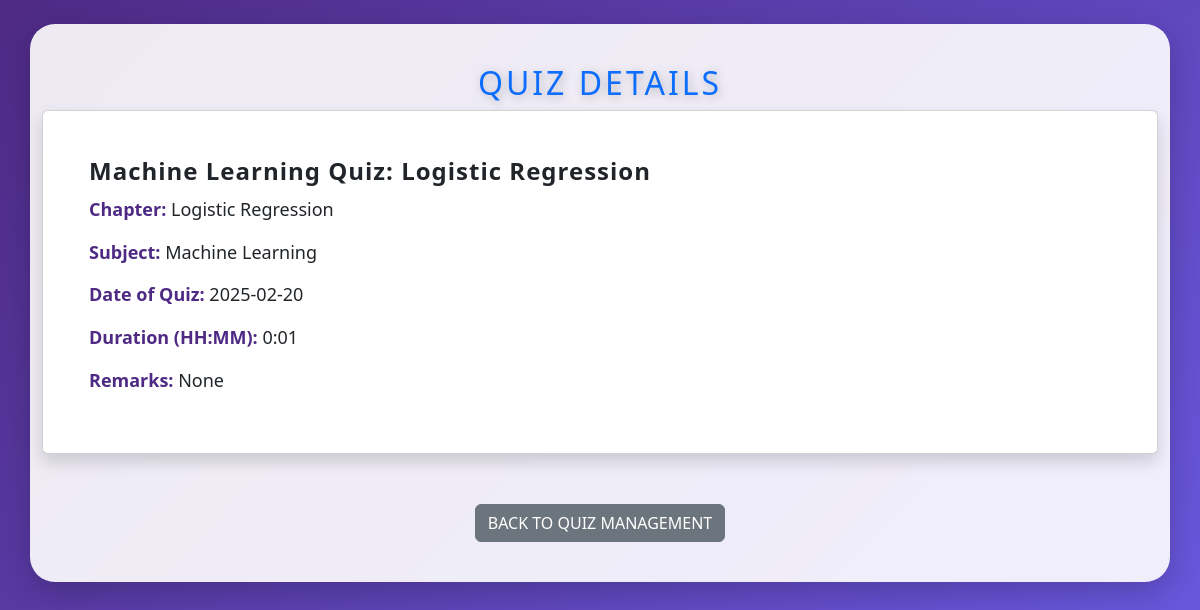
The app's page /quiz/1 with its own data.
### models/models.py (models this page shows, shortened)
class Subject(db.Model):
    id=db.Column(db.Integer, primary_key=True)
    name=db.Column(db.String(100), unique=True, nullable=False)
    description=db.Column(db.Text)
    chapters=db.relationship('Chapter', backref='subject', lazy=True)

class Chapter(db.Model):
    id=db.Column(db.Integer, primary_key=True)
    name=db.Column(db.String(100), nullable=False)
    description=db.Column(db.Text)
    subject_id=db.Column(db.Integer, db.ForeignKey('subject.id'), nullable=False)
    quizzes=db.relationship('Quiz', backref='chapter', lazy=True)

class Quiz(db.Model):
    id=db.Column(db.Integer, primary_key=True)
    chapter_id=db.Column(db.Integer, db.ForeignKey('chapter.id'), nullable=False)
    date_of_quiz=db.Column(db.Date)
    time_duration=db.Column(db.String(10))
    remarks=db.Column(db.Text)
    questions=db.relationship('Questions', backref='quiz', lazy=True)
    scores=db.relationship('Scores', backref='quiz', lazy=True)

### app.py (the view)
@app.route('/quiz/<int:quiz_id>')
def quiz_details(quiz_id):
    quiz = db.session.query(
        Quiz.id,
        Quiz.date_of_quiz,
        Quiz.time_duration,
        Quiz.remarks,
        Chapter.name.label("chapter_name"),
        Subject.name.label("subject_name")
    ).join(Chapter, Quiz.chapter_id == Chapter.id) \
     .join(Subject, Chapter.subject_id == Subject.id) \
     .filter(Quiz.id == quiz_id) \
     .first()
    if not quiz:
        flash("Quiz not found!", "danger")
        return redirect(url_for('quiz_management'))
    return render_template('quiz_details.html', quiz=quiz)

### templates/quiz_details.html (shortened to what this page needs)
<!DOCTYPE html>
<html lang="en">
<head>
    <link rel="stylesheet" href="{{ url_for('static', filename='css/quiz_info.css') }}">
    <link href="https://cdn.jsdelivr.net/npm/bootstrap@5.3.0/dist/css/bootstrap.min.css" rel="stylesheet">
</head>
<body>
<div class="container mt-4">
    <h2 class="text-center text-primary">Quiz Details</h2>
    <div class="card shadow">
        <div class="card-body">
            <h4 class="card-title">{{ quiz.subject_name }} Quiz: {{ quiz.chapter_name }}</h4>
            <p><strong>Chapter:</strong> {{ quiz.chapter_name }}</p>
            <p><strong>Subject:</strong> {{ quiz.subject_name }}</p>
            <p><strong>Date of Quiz:</strong> {{ quiz.date_of_quiz }}</p>
            <p><strong>Duration (HH:MM):</strong> {{ quiz.time_duration }}</p>
            {% if quiz.remarks %}
                <p><strong>Remarks:</strong> {{ quiz.remarks }}</p>
            {% endif %}
        </div>
    </div>
    <div class="text-center mt-3">
        <a href="{{ url_for('quiz_management') }}" class="btn btn-secondary">Back to Quiz Management</a>
    </div>
</div>
</body>
</html>

### static/css/quiz_info.css (style rules this page uses)
body { font-family: 'Poppins', sans-serif; background: linear-gradient(135deg, #4e2a84, #6c5ce7); color: #fff; margin: 0; padding: 0; height: 100vh; }
.container { background: rgba(255, 255, 255, 0.9); border-radius: 25px; padding: 40px 50px; box-shadow: 0 10px 30px rgba(0, 0, 0, 0.2); margin-top: 60px; max-width: 900px; margin-left: auto; margin-right: auto; position: relative; }
h2 { font-size: 38px; font-weight: 700; margin-bottom: 30px; text-align: center; color: #6c5ce7; text-transform: uppercase; letter-spacing: 3px; text-shadow: 2px 2px 10px rgba(0, 0, 0, 0.25); }
.card { background: #fff; border-radius: 15px; padding: 30px; margin-bottom: 30px; box-shadow: 0 10px 20px rgba(0, 0, 0, 0.15); transition: transform 0.3s ease, box-shadow 0.3s ease; }
.card-title { font-size: 24px; font-weight: 600; color: #4e2a84; margin-bottom: 20px; letter-spacing: 1px; }
.card-body { font-size: 18px; color: #333; line-height: 1.7; }
.card-body p { margin-bottom: 12px; }
strong { color: #4e2a84; font-weight: 600; }
.btn { border-radius: 30px; padding: 14px 30px; font-size: 18px; font-weight: 600; transition: all 0.4s ease; text-transform: uppercase; }
.btn-secondary { background-color: #6c5ce7; border: none; color: #fff; margin-top: 20px; }

### records on screen
Subject: subject_name "Machine Learning"
Chapter: chapter_name "Logistic Regression"
Quiz: time_duration "0:01", remarks "None"

### other values on screen
{{ quiz.date_of_quiz }} "2025-02-20"
